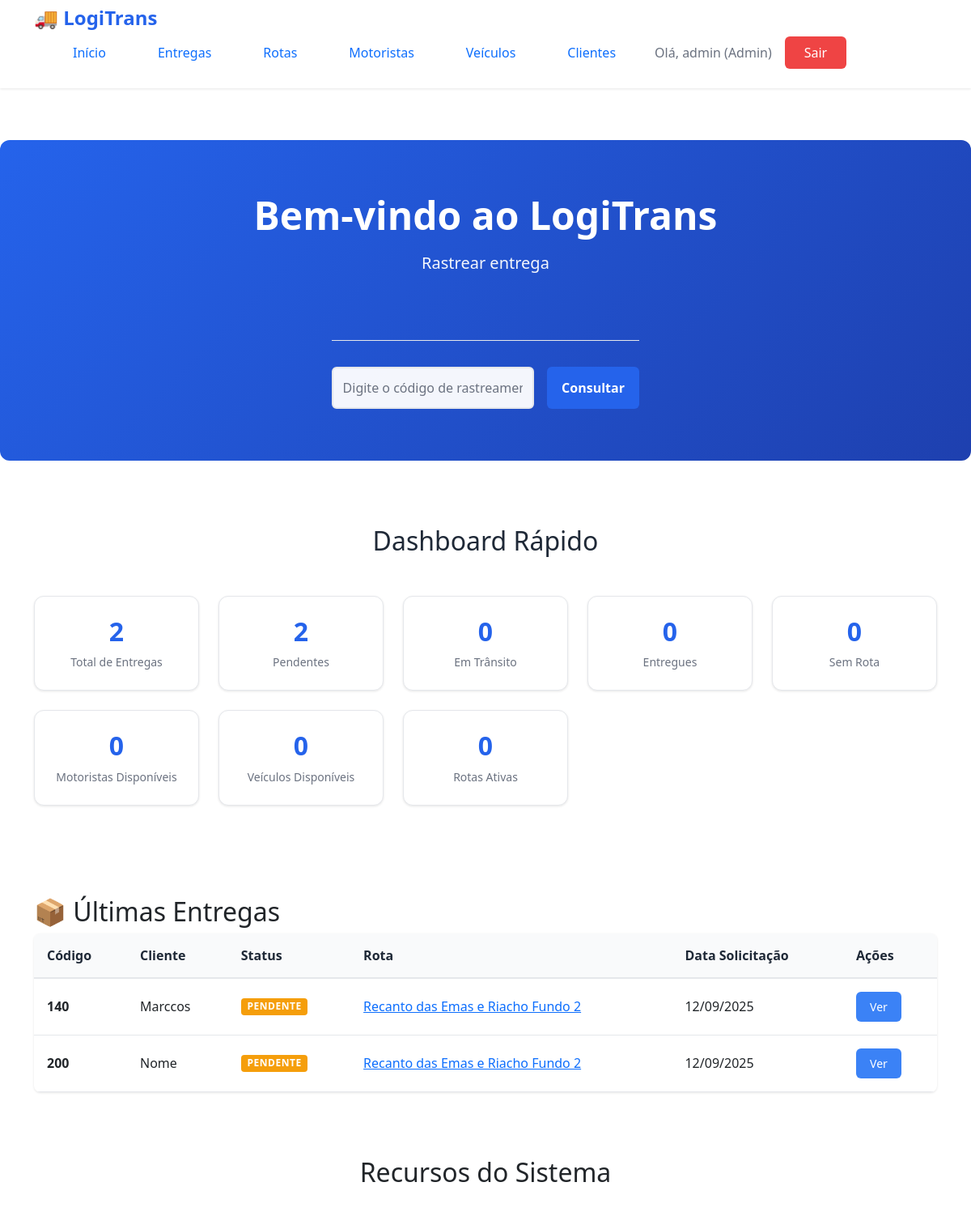
Page / (signed in, upper part) on the earlier database version.
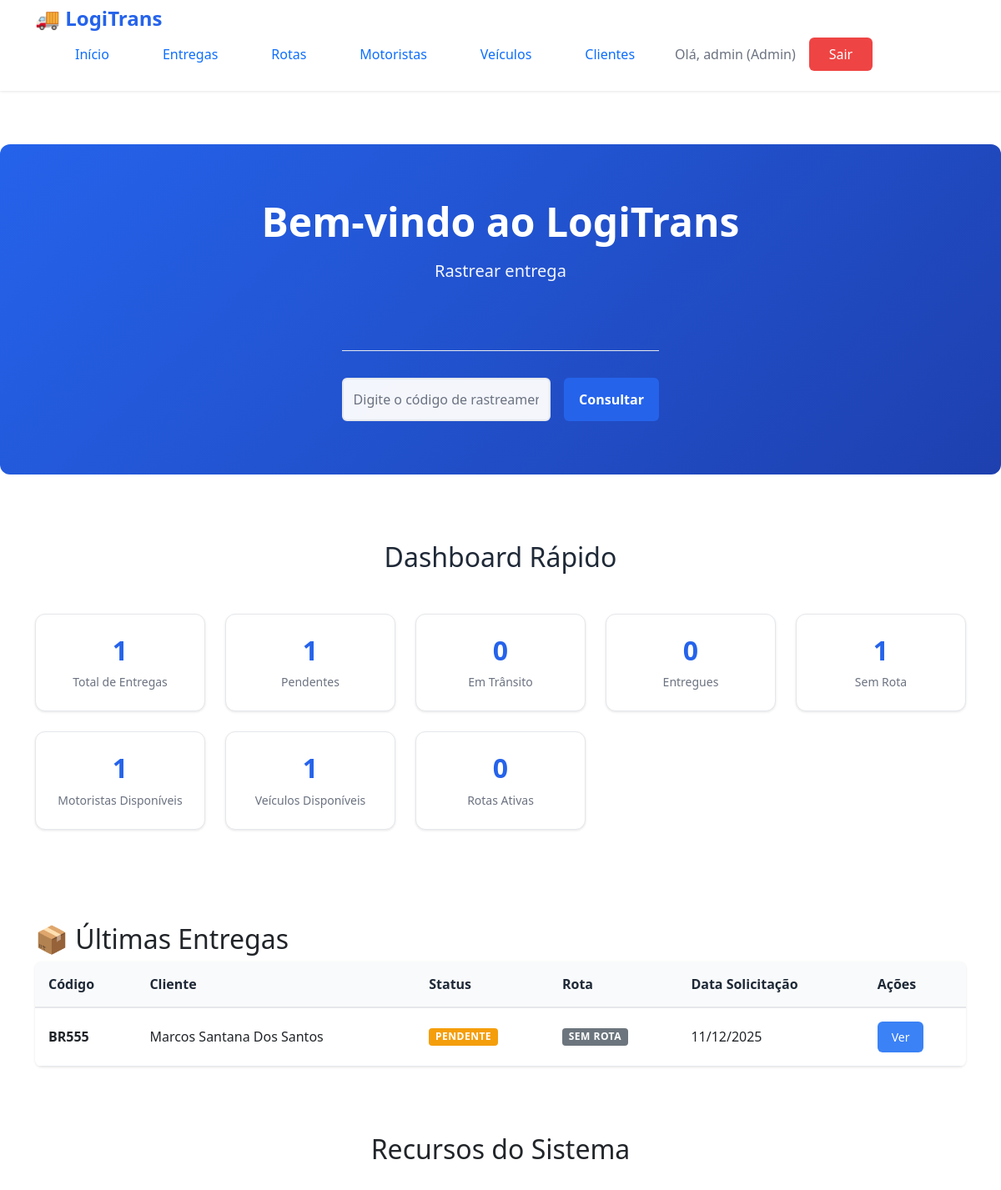
Same page on the later database version.
### logistica/models.py (models this page shows, shortened)
class Entrega(models.Model):
    STATUS_ENTREGA = [
        ('pendente', 'Pendente'),
        ('em_transito', 'Em trânsito'),
        ('entregue', 'Entregue'),
        ('cancelada', 'Cancelada'),
        ('remarcada', 'Remarcada'),
    ]
    codigo_rastreio = models.CharField(max_length=20, unique=True)
    cliente = models.ForeignKey(Cliente, on_delete=models.CASCADE, related_name='entregas')
    endereco_origem = models.CharField(max_length=255)
    cep_origem = models.CharField(max_length=9)
    endereco_destino = models.CharField(max_length=255)
    cep_destino = models.CharField(max_length=9)
    status = models.CharField(max_length=20, choices=STATUS_ENTREGA, default='pendente')
    capacidade_necessaria = models.FloatField()
    valor_frete = models.DecimalField(max_digits=10, decimal_places=2)
    data_solicitacao = models.DateField(auto_now_add=True)
    data_entrega_prevista = models.DateField(null=True, blank=True)
    data_entrega_real = models.DateField(null=True, blank=True)
    obs = models.TextField(blank=True, null=True)
    motorista = models.ForeignKey(
        Motorista,
        on_delete=models.SET_NULL,
        null=True,
        blank=True,
        related_name='entregas'
    )
    rota = models.ForeignKey(
        Rota,
        on_delete=models.SET_NULL,
        null=True,
        blank=True,
        related_name='entregas',
        verbose_name='Rota'
    )
    class Meta:
        verbose_name = 'Entrega'
        verbose_name_plural = 'Entregas'
        ordering = ['-data_solicitacao']

class Cliente(models.Model):
    nome = models.CharField(max_length=100)
    email = models.EmailField(unique=True)
    telefone = models.CharField(max_length=100)
    class Meta:
        verbose_name = 'Cliente'
        verbose_name_plural = 'Clientes'
        ordering = ['nome']

class Rota(models.Model):
    STATUS_ROTA = [
        ('planejada', 'Planejada'),
        ('em_andamento', 'Em andamento'),
        ('concluida', 'Concluída'),
    ]
    nome = models.CharField(max_length=100)
    descricao = models.TextField(blank=True, null=True)
    motorista = models.ForeignKey(Motorista, on_delete=models.CASCADE, related_name='rotas')
    veiculo = models.ForeignKey(Veiculo, on_delete=models.CASCADE, related_name='rotas')
    data_rota = models.DateField()
    status = models.CharField(max_length=20, choices=STATUS_ROTA, default='planejada')
    km_total_estimado = models.IntegerField(default=0)
    tempo_estimado = models.IntegerField(default=0)  # em minutos
    class Meta:
        verbose_name = 'Rota'
        verbose_name_plural = 'Rotas'
        ordering = ['-data_rota']

### logistica/views.py (the view, shortened to what this page needs)
# urls.py: path('', views.home, name='home'),
def home(request):
    if not request.user.is_authenticated:
        return render(request, 'log/home.html', {})
    print(f"🔍 DEBUG home: Usuário {request.user.username}")
    print(f"🔍 DEBUG home: hasattr motorista_profile: {hasattr(request.user, 'motorista_profile')}")
    motorista = get_motorista_from_user(request.user)
    if motorista:
        print(f"✅ Home: Motorista detectado: {motorista.nome}")
    if request.user.is_staff:
        print(f"👑 Home: É administrador")
        context = {
            'total_entregas': Entrega.objects.count(),
            'entregas_pendentes': Entrega.objects.filter(status='pendente').count(),
            'entregas_em_transito': Entrega.objects.filter(status='em_transito').count(),
            'entregas_entregues': Entrega.objects.filter(status='entregue').count(),
            'entregas_sem_rota': Entrega.objects.filter(rota__isnull=True).count(),
            'total_motoristas': Motorista.objects.count(),
            'motoristas_disponiveis': Motorista.objects.filter(status='disponivel').count(),
            'total_veiculos': Veiculo.objects.count(),
            'veiculos_disponiveis': Veiculo.objects.filter(status='disponivel').count(),
            'rotas_ativas': Rota.objects.filter(status='em_andamento').count(),
            'entregas_recentes': Entrega.objects.all().select_related('cliente', 'motorista', 'rota').order_by(
                '-data_solicitacao')[:10],
        }
    return render(request, 'log/home.html', context)

### logistica/context_processors.py (called while the page is built)
def user_permissions(request):
    context = {}
    if request.user.is_authenticated:
        context['is_admin'] = request.user.is_staff
        context['is_motorista'] = is_motorista(request.user)
        motorista = get_motorista_from_user(request.user)
        if motorista:
            context['user_motorista'] = motorista
            context['motorista_nome'] = motorista.nome
            context['motorista_id'] = motorista.id
        if request.user.is_staff:
            context['user_profile'] = 'admin'
        elif motorista:
            context['user_profile'] = 'motorista'
        else:
            context['user_profile'] = 'cliente'
    return context

### logistica/permissions.py (called while the page is built)
def is_motorista(user):
    if not user.is_authenticated:
        return False
    if hasattr(user, 'motorista_profile') and user.motorista_profile is not None:
        return True
    try:
        Motorista.objects.get(user=user)
        return True
    except Motorista.DoesNotExist:
        pass
    if hasattr(user, 'perfil') and user.perfil.motorista is not None:
        return True
    return False

### logistica/templates/log/home.html (shortened to what the changed rows need)
{% extends 'log/base.html' %}
{% block content %}
<section class="hero">
    <div class="container">
        <div class="hero-content">
            <h1>Bem-vindo ao LogiTrans</h1>
        </div>
    </div>
</section>
{% if user.is_authenticated %}
{% if user.is_staff %}
    <section class="features">
        <div class="container">
            <h2>Dashboard Rápido</h2>
            <div class="stats-grid">
                <div class="stat-card">
                    <h3>{{ total_entregas|default:0 }}</h3>
                    <p>Total de Entregas</p>
                </div>
                <div class="stat-card">
                    <h3>{{ entregas_pendentes|default:0 }}</h3>
                    <p>Pendentes</p>
                </div>
                <div class="stat-card">
                    <h3>{{ entregas_em_transito|default:0 }}</h3>
                    <p>Em Trânsito</p>
                </div>
                <div class="stat-card">
                    <h3>{{ entregas_entregues|default:0 }}</h3>
                    <p>Entregues</p>
                </div>
                <div class="stat-card">
                    <h3>{{ entregas_sem_rota|default:0 }}</h3>
                    <p>Sem Rota</p>
                </div>
                <div class="stat-card">
                    <h3>{{ motoristas_disponiveis|default:0 }}</h3>
                    <p>Motoristas Disponíveis</p>
                </div>
                <div class="stat-card">
                    <h3>{{ veiculos_disponiveis|default:0 }}</h3>
                    <p>Veículos Disponíveis</p>
                </div>
                <div class="stat-card">
                    <h3>{{ rotas_ativas|default:0 }}</h3>
                    <p>Rotas Ativas</p>
                </div>
            </div>
        </div>
    </section>
{% endif %}
{% endif %}
{% if entregas_recentes %}
<section class="page-section">
    <div class="container">
        <h2>📦 Últimas Entregas</h2>
        <div class="table-container">
            <table class="data-table">
                <thead>
                    <tr>
                        <th>Código</th>
                        <th>Cliente</th>
                        <th>Status</th>
                        <th>Rota</th>
                        <th>Data Solicitação</th>
                        <th>Ações</th>
                    </tr>
                </thead>
                <tbody>
                    {% for entrega in entregas_recentes %}
                    <tr>
                        <td><strong>{{ entrega.codigo_rastreio }}</strong></td>
                        <td>{{ entrega.cliente.nome }}</td>
                        <td>
                            {% if entrega.status == 'pendente' %}
                                <span class="badge badge-warning">Pendente</span>
                            {% elif entrega.status == 'em_transito' %}
                                <span class="badge badge-info">Em Trânsito</span>
                            {% elif entrega.status == 'entregue' %}
                                <span class="badge badge-success">Entregue</span>
                            {% elif entrega.status == 'cancelada' %}
                                <span class="badge badge-danger">Cancelada</span>
                            {% else %}
                                <span class="badge">{{ entrega.get_status_display }}</span>
                            {% endif %}
                        </td>
                        <td>
                            {% if entrega.rota %}
                                <a href="{% url 'lista_entregas' entrega.rota.id %}">{{ entrega.rota.nome }}</a>
                            {% else %}
                                <span class="badge badge-secondary">Sem rota</span>
                            {% endif %}
                        </td>
                        <td>{{ entrega.data_solicitacao|date:"d/m/Y" }}</td>
                        <td>
                            <a href="{% url 'atualizar_entrega' entrega.id %}" class="btn-action btn-edit">Ver</a>
                        </td>
                    </tr>
                    {% endfor %}
                </tbody>
            </table>
        </div>
    </div>
</section>
{% endif %}
{% if user.is_authenticated %}
{% if user.is_staff %}
<section class="dashboard-preview">
    <div class="container">
        <h2>Recursos do Sistema</h2>
    </div>
</section>
{% endif %}
{% endif %}
{% endblock %}

Differences in the rows shown:
removed Entrega: codigo_rastreio "200", cliente.nome "Nome", status "PENDENTE", rota.nome "Recanto das Emas e Riacho Fundo 2", data_solicitacao "12/09/2025"
changed Entrega: codigo_rastreio "140" → "BR555"; cliente.nome "Marccos" → "Marcos Santana Dos Santos"; data_solicitacao "12/09/2025" → "11/12/2025"; rota.nome "Recanto das Emas e Riacho Fundo 2" → (not shown); now shows "SEM ROTA"
Other differences:
{{ total_entregas|default:0 }}: "2" → "1"
{{ entregas_pendentes|default:0 }}: "2" → "1"
{{ entregas_sem_rota|default:0 }}: "0" → "1"
{{ motoristas_disponiveis|default:0 }}: "0" → "1"
{{ veiculos_disponiveis|default:0 }}: "0" → "1"
